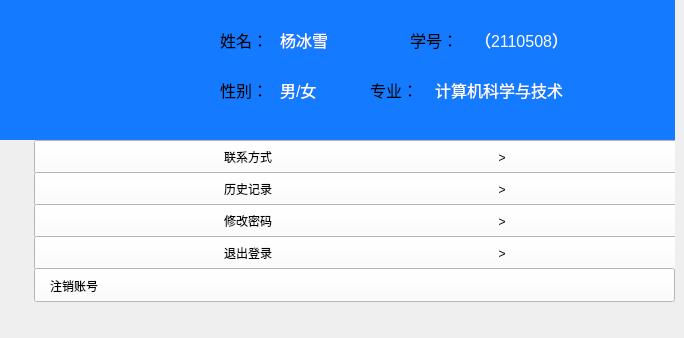
    <widget class="QWidget" name="page1">
     <widget class="QWidget" name="widget_3" native="true">
      <property name="geometry">
       <rect>
        <x>0</x>
        <y>0</y>
        <width>675</width>
        <height>140</height>
       </rect>
      </property>
      <property name="styleSheet">
       <string notr="true">background-color: rgb(20, 122, 255);</string>
      </property>
      <widget class="QWidget" name="widget_2" native="true">
       <property name="geometry">
        <rect>
         <x>59</x>
         <y>20</y>
         <width>121</width>
         <height>100</height>
        </rect>
       </property>
       <property name="styleSheet">
        <string notr="true">image: url(:/qt pic/icon_pic.png);</string>
       </property>
      </widget>
      <widget class="QLabel" name="label2">
       <property name="geometry">
        <rect>
         <x>475</x>
         <y>30</y>
         <width>111</width>
         <height>20</height>
        </rect>
       </property>
       <property name="font">
        <font>
         <family>Arial</family>
         <pointsize>12</pointsize>
         <weight>50</weight>
         <bold>false</bold>
        </font>
       </property>
       <property name="styleSheet">
        <string notr="true">color: rgb(255, 255, 255);</string>
       </property>
       <property name="text">
        <string>（2110508）</string>
       </property>
      </widget>
      <widget class="QLabel" name="label3">
       <property name="geometry">
        <rect>
         <x>435</x>
         <y>60</y>
         <width>240</width>
         <height>60</height>
        </rect>
       </property>
       <property name="font">
        <font>
         <family>Arial</family>
         <pointsize>12</pointsize>
         <weight>50</weight>
         <bold>false</bold>
        </font>
       </property>
       <property name="styleSheet">
        <string notr="true">color: rgb(255, 255, 255);</string>
       </property>
       <property name="text">
        <string>计算机科学与技术</string>
       </property>
      </widget>
      <widget class="QLabel" name="label1">
       <property name="geometry">
        <rect>
         <x>280</x>
         <y>30</y>
         <width>72</width>
         <height>20</height>
        </rect>
       </property>
       <property name="font">
        <font>
         <family>Arial</family>
         <pointsize>12</pointsize>
         <weight>50</weight>
         <bold>false</bold>
        </font>
       </property>
       <property name="styleSheet">
        <string notr="true">color: rgb(255, 255, 255);</string>
       </property>
       <property name="text">
        <string>杨冰雪</string>
       </property>
      </widget>
      <widget class="QLabel" name="label_2">
       <property name="geometry">
        <rect>
         <x>410</x>
         <y>30</y>
         <width>55</width>
         <height>20</height>
        </rect>
       </property>
       <property name="font">
        <font>
         <family>Arial</family>
         <pointsize>12</pointsize>
        </font>
       </property>
       <property name="text">
        <string>学号：</string>
       </property>
      </widget>
      <widget class="QLabel" name="label_3">
       <property name="geometry">
        <rect>
         <x>220</x>
         <y>30</y>
         <width>60</width>
         <height>20</height>
        </rect>
       </property>
       <property name="font">
        <font>
         <family>Arial</family>
         <pointsize>12</pointsize>
        </font>
       </property>
       <property name="text">
        <string>姓名：</string>
       </property>
      </widget>
      <widget class="QLabel" name="label_4">
       <property name="geometry">
        <rect>
         <x>370</x>
         <y>80</y>
         <width>60</width>
         <height>20</height>
        </rect>
       </property>
       <property name="font">
        <font>
         <family>Arial</family>
         <pointsize>12</pointsize>
        </font>
       </property>
       <property name="text">
        <string>专业：</string>
       </property>
      </widget>
      <widget class="QLabel" name="label_13">
       <property name="geometry">
        <rect>
         <x>220</x>
         <y>80</y>
         <width>60</width>
         <height>20</height>
        </rect>
       </property>
       <property name="font">
        <font>
         <family>Arial</family>
         <pointsize>12</pointsize>
        </font>
       </property>
       <property name="text">
        <string>性别：</string>
       </property>
      </widget>
      <widget class="QLabel" name="label_14">
       <property name="geometry">
        <rect>
         <x>280</x>
         <y>80</y>
         <width>72</width>
         <height>20</height>
        </rect>
       </property>
       <property name="font">
        <font>
         <family>Arial</family>
         <pointsize>12</pointsize>
        </font>
       </property>
       <property name="styleSheet">
        <string notr="true">color: rgb(255, 255, 255);</string>
       </property>
       <property name="text">
        <string>男/女</string>
       </property>
      </widget>
     </widget>
     <widget class="QWidget" name="widget_4" native="true">
      <property name="geometry">
       <rect>
        <x>0</x>
        <y>138</y>
        <width>675</width>
        <height>191</height>
       </rect>
      </property>
      <widget class="QPushButton" name="pushButton_5">
       <property name="geometry">
        <rect>
         <x>34</x>
         <y>2</y>
         <width>675</width>
         <height>34</height>
        </rect>
       </property>
       <property name="styleSheet">
        <string notr="true">background-color: rgb(255, 255, 255);</string>
       </property>
       <property name="text">
        <string> 联系方式                                                                    &gt;     </string>
       </property>
      </widget>
      <widget class="QPushButton" name="pushButton_6">
       <property name="geometry">
        <rect>
         <x>34</x>
         <y>34</y>
         <width>675</width>
         <height>34</height>
        </rect>
       </property>
       <property name="styleSheet">
        <string notr="true">background-color: rgb(255, 255, 255);</string>
       </property>
       <property name="text">
        <string>历史记录                                                                    &gt;    </string>
       </property>
      </widget>
      <widget class="QPushButton" name="pushButton_7">
       <property name="geometry">
        <rect>
         <x>34</x>
         <y>66</y>
         <width>675</width>
         <height>34</height>
        </rect>
       </property>
       <property name="styleSheet">
        <string notr="true">background-color: rgb(255, 255, 255);</string>
       </property>
       <property name="text">
        <string>修改密码                                                                    &gt;    </string>
       </property>
      </widget>
      <widget class="QPushButton" name="pushButton_8">
       <property name="geometry">
        <rect>
         <x>34</x>
         <y>98</y>
         <width>675</width>
         <height>34</height>
        </rect>
       </property>
       <property name="styleSheet">
        <string notr="true">background-color: rgb(255, 255, 255);</string>
       </property>
       <property name="text">
        <string>退出登录                                                                    &gt;    </string>
       </property>
      </widget>
      <widget class="QWidget" name="widget_5" native="true">
       <property name="geometry">
        <rect>
         <x>-3</x>
         <y>2</y>
         <width>40</width>
         <height>35</height>
        </rect>
       </property>
       <property name="styleSheet">
        <string notr="true">
image: url(:/qt pic/telephone.png);
</string>
       </property>
      </widget>
      <widget class="QWidget" name="widget_6" native="true">
       <property name="geometry">
        <rect>
         <x>0</x>
         <y>37</y>
         <width>35</width>
         <height>35</height>
        </rect>
       </property>
       <property name="styleSheet">
        <string notr="true">image: url(:/qt pic/time.png);</string>
       </property>
      </widget>
      <widget class="QWidget" name="widget_7" native="true">
       <property name="geometry">
        <rect>
         <x>5</x>
         <y>73</y>
         <width>25</width>
         <height>25</height>
        </rect>
       </property>
       <property name="styleSheet">
        <string notr="true">image: url(:/qt pic/pwd.png);</string>
       </property>
      </widget>
      <widget class="QWidget" name="widget_8" native="true">
       <property name="geometry">
        <rect>
         <x>5</x>
         <y>105</y>
         <width>25</width>
         <height>25</height>
        </rect>
       </property>
       <property name="styleSheet">
        <string notr="true">image: url(:/qt pic/back.png);</string>
       </property>
      </widget>
      <widget class="QPushButton" name="pushButton_11">
       <property name="geometry">
        <rect>
         <x>34</x>
         <y>130</y>
         <width>641</width>
         <height>34</height>
        </rect>
       </property>
       <property name="styleSheet">
        <string notr="true">background-color: rgb(255, 255, 255);</string>
       </property>
       <property name="text">
        <string/>
       </property>
      </widget>
      <widget class="QLabel" name="label_20">
       <property name="geometry">
        <rect>
         <x>50</x>
         <y>140</y>
         <width>72</width>
         <height>15</height>
        </rect>
       </property>
       <property name="text">
        <string>注销账号</string>
       </property>
      </widget>
      <widget class="QWidget" name="widget_16" native="true">
       <property name="geometry">
        <rect>
         <x>5</x>
         <y>135</y>
         <width>30</width>
         <height>30</height>
        </rect>
       </property>
       <property name="styleSheet">
        <string notr="true">image: url(:/qt pic/no.png);</string>
       </property>
      </widget>
     </widget>
    </widget>
